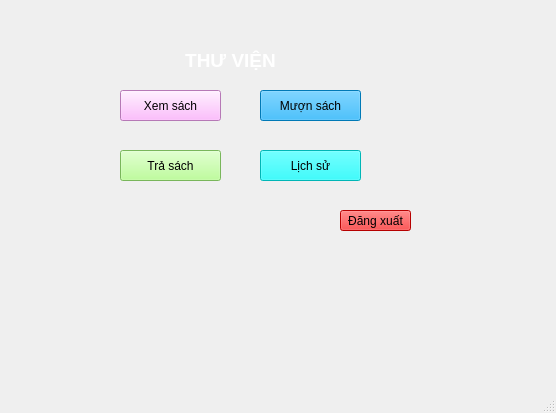
<?xml version="1.0" encoding="UTF-8"?>
<ui version="4.0">
 <class>MainWindow</class>
 <widget class="QMainWindow" name="MainWindow">
  <property name="geometry">
   <rect>
    <x>0</x>
    <y>0</y>
    <width>556</width>
    <height>413</height>
   </rect>
  </property>
  <property name="windowTitle">
   <string>MainWindow</string>
  </property>
  <widget class="QWidget" name="centralwidget">
   <property name="styleSheet">
    <string notr="true">#centralwidget {
    border-image: url(mhmenu.png);
}</string>
   </property>
   <widget class="QLabel" name="label">
    <property name="geometry">
     <rect>
      <x>170</x>
      <y>40</y>
      <width>121</width>
      <height>41</height>
     </rect>
    </property>
    <property name="text">
     <string>&lt;html&gt;&lt;head/&gt;&lt;body&gt;&lt;p align=&quot;center&quot;&gt;&lt;span style=&quot; font-size:14pt; font-weight:600; color:#ffffff;&quot;&gt;THƯ VIỆN&lt;/span&gt;&lt;/p&gt;&lt;/body&gt;&lt;/html&gt;</string>
    </property>
   </widget>
   <widget class="QPushButton" name="btnxemsach">
    <property name="geometry">
     <rect>
      <x>120</x>
      <y>90</y>
      <width>101</width>
      <height>31</height>
     </rect>
    </property>
    <property name="styleSheet">
     <string notr="true">background-color: rgb(255, 170, 255);</string>
    </property>
    <property name="text">
     <string>Xem sách</string>
    </property>
   </widget>
   <widget class="QPushButton" name="btnmuonsach">
    <property name="geometry">
     <rect>
      <x>260</x>
      <y>90</y>
      <width>101</width>
      <height>31</height>
     </rect>
    </property>
    <property name="styleSheet">
     <string notr="true">background-color: rgb(0, 170, 255);</string>
    </property>
    <property name="text">
     <string>Mượn sách</string>
    </property>
   </widget>
   <widget class="QPushButton" name="btntrasach">
    <property name="geometry">
     <rect>
      <x>120</x>
      <y>150</y>
      <width>101</width>
      <height>31</height>
     </rect>
    </property>
    <property name="styleSheet">
     <string notr="true">background-color: rgb(170, 255, 127);</string>
    </property>
    <property name="text">
     <string>Trả sách</string>
    </property>
   </widget>
   <widget class="QPushButton" name="btnlichsu">
    <property name="geometry">
     <rect>
      <x>260</x>
      <y>150</y>
      <width>101</width>
      <height>31</height>
     </rect>
    </property>
    <property name="styleSheet">
     <string notr="true">background-color: rgb(0, 255, 255);</string>
    </property>
    <property name="text">
     <string>Lịch sử</string>
    </property>
   </widget>
   <widget class="QPushButton" name="btndangxuat">
    <property name="geometry">
     <rect>
      <x>340</x>
      <y>210</y>
      <width>71</width>
      <height>21</height>
     </rect>
    </property>
    <property name="styleSheet">
     <string notr="true">background-color: rgb(255, 0, 0);</string>
    </property>
    <property name="text">
     <string>Đăng xuất</string>
    </property>
   </widget>
  </widget>
  <widget class="QMenuBar" name="menubar">
   <property name="geometry">
    <rect>
     <x>0</x>
     <y>0</y>
     <width>556</width>
     <height>18</height>
    </rect>
   </property>
  </widget>
  <widget class="QStatusBar" name="statusbar"/>
 </widget>
 <resources/>
 <connections/>
</ui>
